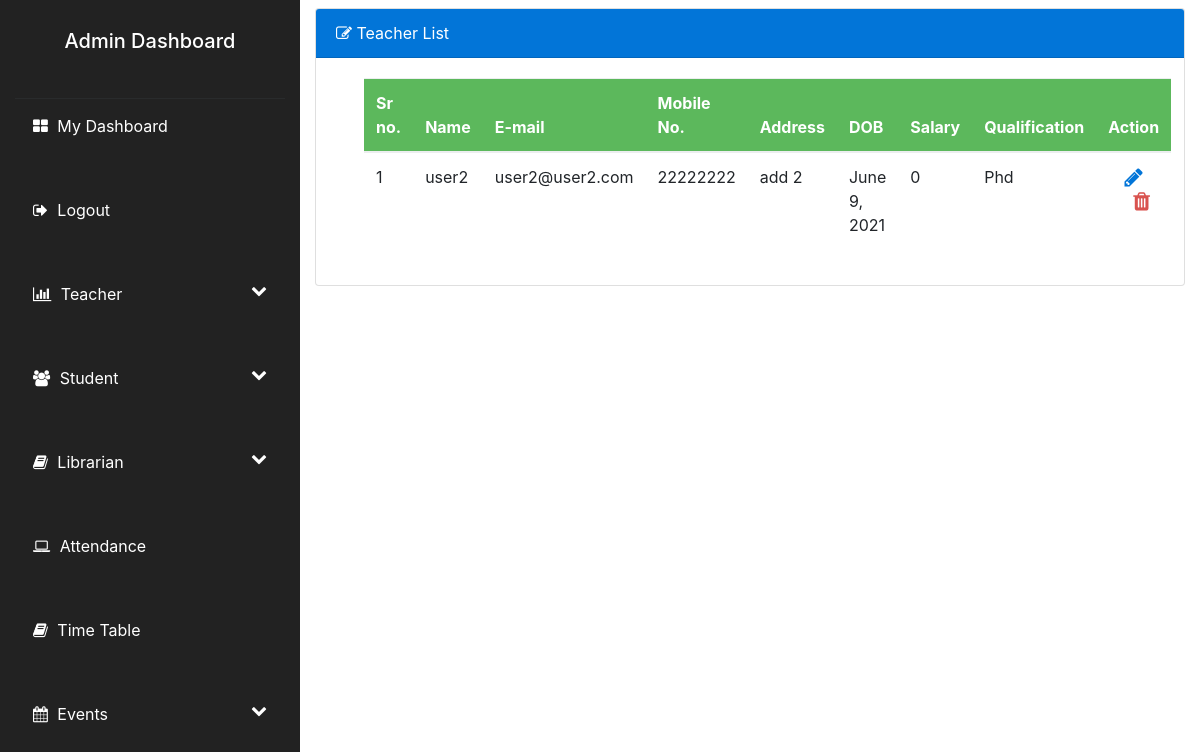
Page /view_teachers (signed in) on the earlier database version.
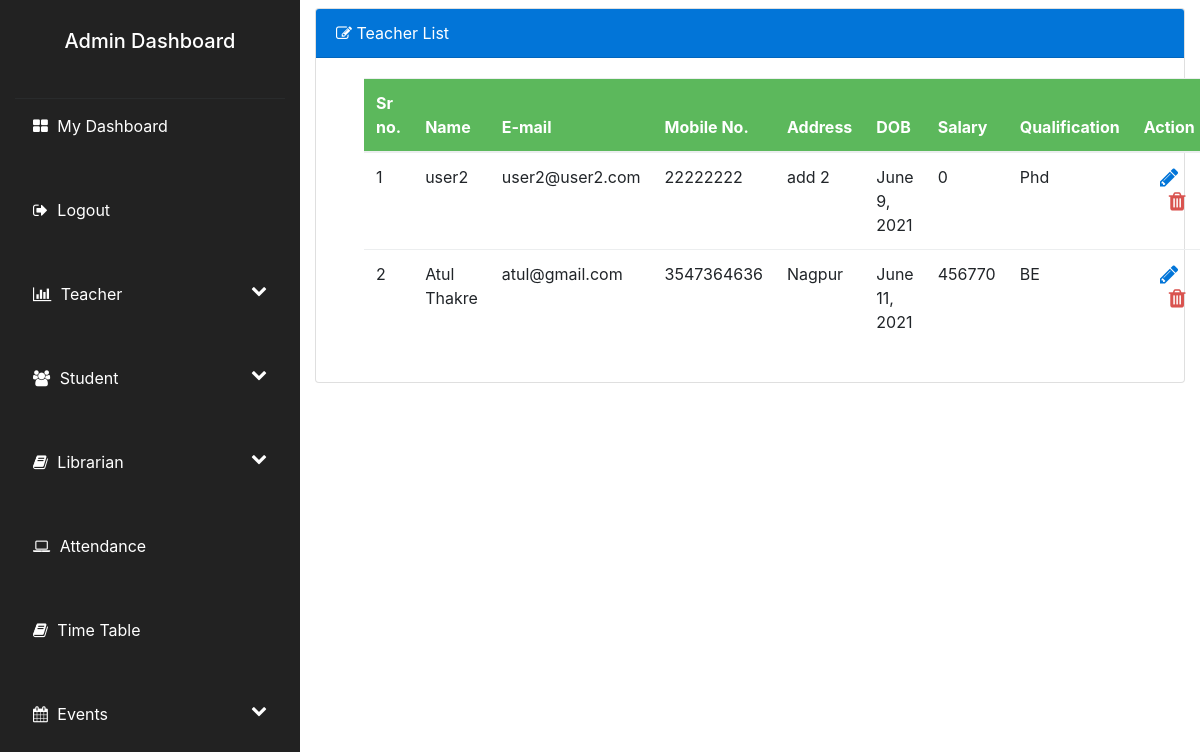
Same page on the later database version.
### accounts/models.py (models this page shows, shortened)
class Teacher(models.Model):
    profile_id = models.AutoField(primary_key=True)
    user = models.ForeignKey(User, on_delete=models.CASCADE)
    name = models.CharField(max_length=60,default='')
    phone_number = models.CharField(max_length=30,default='')
    date_of_birth = models.DateField(null=True)
    address = models.CharField(max_length=100,default='')
    gender = models.CharField(max_length=10,default='')
    salary = models.CharField(max_length=30,default='0')
    qualification = models.CharField(max_length=100,default='')

class User(AbstractBaseUser):
    email = models.EmailField(max_length=100,unique=True)
    active = models.BooleanField(default=True) # account is active
    staff = models.BooleanField(default=False) #staff rights
    admin = models.BooleanField(default=False) #admin rights
    admin_user = models.BooleanField(default=False)
    student_user = models.BooleanField(default=False)
    teacher_user = models.BooleanField(default=False)
    librarian_user = models.BooleanField(default=False)
    USERNAME_FIELD = 'email'
    REQUIRED_FIELDS = []
    objects = UserManager()
    @property
    def is_active(self):
        return self.active

### accounts/views.py (the view)
# urls.py: path('view_teachers',views.view_teachers,name='view_teachers'),
@cache_control(no_cache=True, must_revalidate=True, no_store=True)
@login_required(login_url='user_login')
def view_teachers(request):
    if user_validator(request) != "ADMIN":
        return render(request, 'entry_restricted.html', {})
    teachers = Teacher.objects.all()
    return render(request, 'view_teacher.html', {'teachers': teachers})

### accounts/views.py (called while the page is built)
def user_validator(request):
    if request.user is not None and request.user.is_active:
        if request.user.admin_user:
            return "ADMIN"
        elif request.user.student_user:
            return "STUDENT"
        elif request.user.teacher_user:
            return "TEACHER"
        elif request.user.librarian_user:
            return "LIBRARIAN"
    return "ERROR"

### accounts/templates/view_teacher.html (shortened to what this page needs)
{% extends 'admin_dashboard.html' %}
{% block head %}
<link href="https://cdn.datatables.net/1.10.7/css/jquery.dataTables.min.css" rel="stylesheet"/>
<link href="https://cdn.datatables.net/plug-ins/1.10.7/integration/bootstrap/3/dataTables.bootstrap.css" rel="stylesheet" />
<link href="https://cdn.datatables.net/responsive/1.0.6/css/dataTables.responsive.css" rel="stylesheet" />
{% endblock %}
{% block body %}
<div class="animated fadeIn">
  <div class="card my-2">
      <div class="card-header bg-primary text-white display-5 ">
          <i class="fa fa-edit"></i> Teacher List
      </div>
      {% if teachers %}
      <div class="card-body pl-5">
        <table id="myTable" class="table dt-responsive" cellspacing="1" width="100%">
          <thead class="bg-success text-white text-center">
              <tr>
                  <th>Sr no.</th>
                  <th>Name</th>
                  <th>E-mail</th>
                  <th>Mobile No.</th>
                  <th>Address</th>
                  <th>DOB</th>
                  <th>Salary</th>
                  <th>Qualification</th>
                  <th>Action</th>
              </tr>
          </thead>
          <tbody>
              {% for teacher in teachers %}
              <tr>
                  <td>{{forloop.counter}}</td>
                  <td>{{teacher.name}}</td>
                  <td>{{teacher.user.email}}</td>
                  <td>{{teacher.phone_number}}</td>
                  <td>{{teacher.address}}</td>
                  <td>{{teacher.date_of_birth}}</td>
                  <td>{{teacher.salary}}</td>
                  <td>{{teacher.qualification}}</td>
                  <td class="text-center"> <a onclick="teacherId({{teacher.profile_id}})" class="edit" style="border:none;background-color:transparent;"><i class="fa fa-pencil text-primary fa-lg edit" aria-hidden="true"></i></a> <a href="/delete_teacher/{{teacher.profile_id}}" class="delete" style="border:none;background-color:transparent;"><i class="fa fa-trash text-danger ml-3 fa-lg" aria-hidden="true"></i></button>  </td>
                  </tr>
             {% endfor %}
          </tbody>
      </table>
      </div>
      {% else %}
      <div class="card-body">
          <h3>No Teacher Found</h3>
      </div>
      {% endif %}
  </div>
</div>
{% endblock %}

Differences in the rows shown:
added Teacher: name "Atul Thakre", user.email "atul@gmail.com", phone_number "3547364636", address "Nagpur", date_of_birth "June 11, 2021", salary "456770", qualification "BE"
